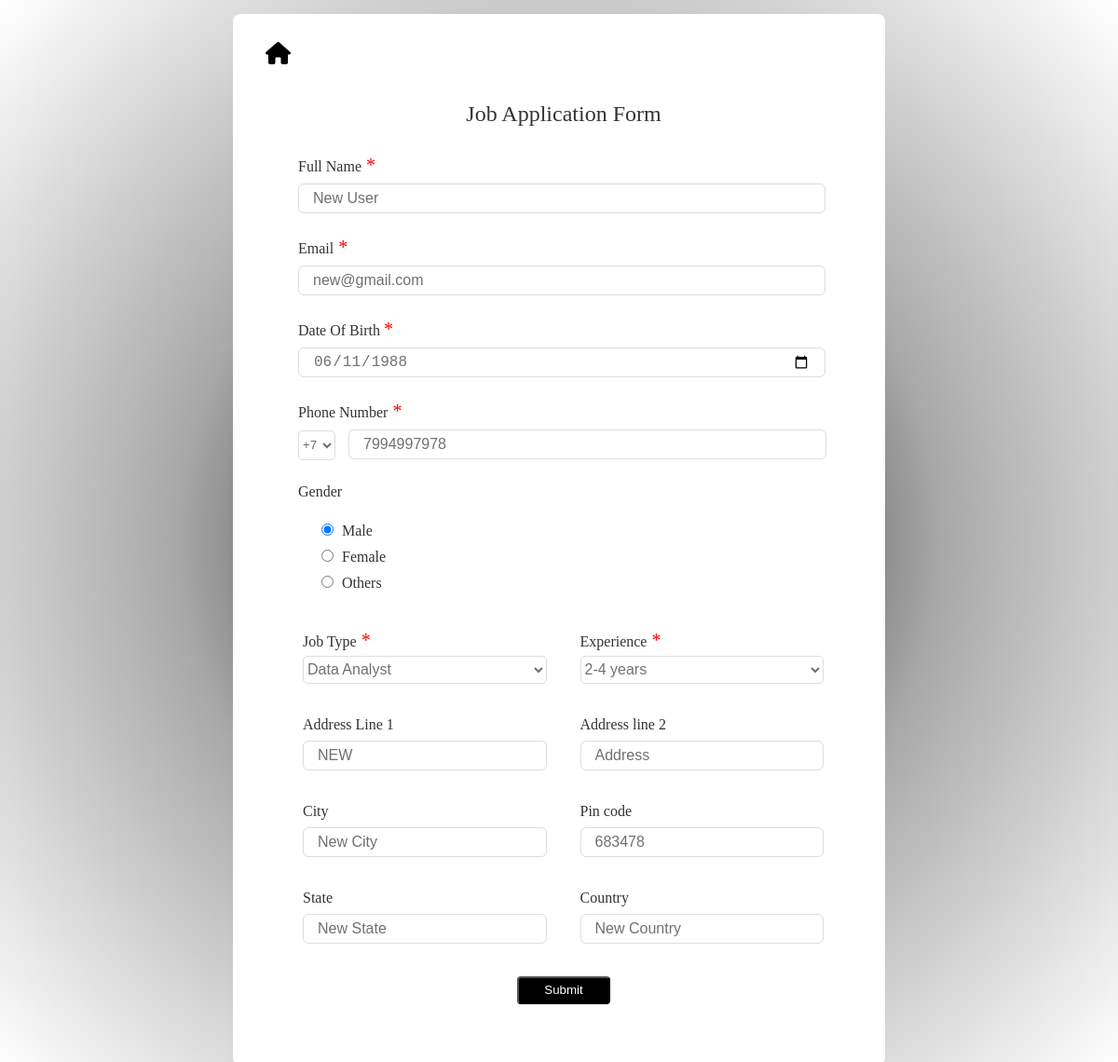
The app's page /jobapp/edit/15/ with its own data.
### jobapp/models.py (models this page shows, shortened)
class JobApplicationModel(models.Model):
    GENDER_CHOICES = [
        ('male', 'Male'),
        ('female', 'Female'),
        ('others', 'Others'),
    ]
    JOB_TYPE_CHOICES = [
        ('','please select an option'),
        ('Software Engineer', 'Software Engineer'),
        ('Teacher', 'Teacher'),
        ('Driver', 'Driver'),
        ('Data Analyst', 'Data Analyst'),
        ('Cloud Engineer', 'Cloud Engineer'),
    ]
    EXPERIENCE_CHOICES = [
        ('','please select an option'),
        ('0-1 years', '0-1 years'),
        ('1-2 years', '1-2 years'),
        ('2-4 years', '2-4 years'),
        ('4-5 years', '4-5 years'),
        ('5+ years', '5+ years'),
    ]
    COUNTRY_CODE_CHOICES = [
        ('+91', '+91'),
        ('+7', '+7'),
    ]
    fullname = models.CharField(max_length=100,validators=[validate_fullname])
    email = models.EmailField(max_length=100,validators=[validate_email])
    dob = models.DateField(validators=[validate_Dob])
    phonenumber = models.CharField(max_length=15,validators=[validate_phone_number])
    gender = models.CharField(max_length=10, choices=GENDER_CHOICES,default=None)
    job_type = models.CharField(max_length=50, choices=JOB_TYPE_CHOICES,validators=[validate_job_type])
    experience_type = models.CharField(max_length=20, choices=EXPERIENCE_CHOICES,default=None,validators=[validate_experience_type])
    address = models.CharField(max_length=100)
    address2 = models.CharField(max_length=100)
    city = models.CharField(max_length=50)
    pincode = models.CharField(max_length=10)
    state = models.CharField(max_length=50)
    country = models.CharField(max_length=50,blank=True, null=True)
    countrycode = models.CharField(max_length=3, choices=COUNTRY_CODE_CHOICES, default='+91', blank=True, null=True)

### jobapp/views.py (the view, shortened to what this page needs)
# urls.py: path('edit/<int:pk>/', views.JobUpdateView.as_view(), name='edit'),
class JobUpdateView(UpdateView):
    model = JobApplicationModel
    form_class = JobApplicationForm
    template_name = 'Edit.html'
    success_url = reverse_lazy('listing')

### jobapp/templates/Edit.html (shortened to what this page needs)
{% extends 'Base.html' %}
{% load static %}
{% block body %}
<link rel="stylesheet" href="https://cdnjs.cloudflare.com/ajax/libs/font-awesome/6.0.0/css/all.min.css">
<a href="{% url 'listing' %}">
    <i class="fas fa-home"></i>
</a>
<section class="container">
    <header>Job Application Form</header>
    <form action="" id="form" class="form" name="form" method="post" novalidate>
      <div class="input-box">
         <label class="required">Full Name</label>
          {{ form.fullname }}
     </div>
     <div class="input-box">
        <label class="required">Email</label>
          {{ form.email }}
     </div>
     <div class="input-box">
        <label class="required">Date Of Birth </label>
          {{ form.dob }}
     </div>
    <div class="input-box2">
       <label class="required">Phone Number</label><br>
         {{ form.countrycode }}
         {{ form.phonenumber }}
    </div>
    <div class="gender-box">
       <label>Gender</label>
       <div class="gender-option">
         <div class="gender">
           {{ form.gender }}
         </div>
       </div>
    </div>
    <div class="column">
       <div class="input-box">
         <label class="required">Job Type</label>
           {{ form.job_type }}
        </div>
       <div class="input-box">
         <label class="required">Experience</label>
           {{ form.experience_type }}
        </div>
       </div>
       <div class="column">
        <div class="input-box">
         <label>Address Line 1</label>
          {{ form.address }}
         </div>
          <div class="input-box">
          <label>Address line 2</label>
          {{ form.address2 }}
         </div>
         </div>
        <div class="column">
           <div class="input-box">
               <label>City </label>
                 {{ form.city }}
            </div>
           <div class="input-box">
               <label>Pin code</label>
                 {{ form.pincode }}
          </div>
        </div>
       <div class="column">
          <div class="input-box">
            <label>State</label>
             {{ form.state }}
          </div>
         <div class="input-box">
           <label>Country</label>
           {{ form.country }}
          </div>
       </div>
   <div class="submission">
      <button type="submit" id="submit" value="submit">Submit</button>
   </div>
  </form>
</section>
{% endblock body %}

### jobapp/static/css/form.css (style rules this page uses)
* { margin:5px; padding:0; box-sizing: border-box; }
body { min-height: 100vh; display: flex; align-items: center; justify-content: center; background-image: radial-gradient(circle, black 0%, darkgray 50%, white 100%); }
.container { position: relative; max-width: 700px; width:100%; background:#fff; padding:25px; border-radius: 8px; }
.container header { font-size: 1.5rem; color:#333; font-weight: 500; text-align: center; }
.container .form { margin-top:30px; }
.form .input-box { width: 100%; margin-top: 20px; }
.input-box label { color:#333; }
.form .input-box input { position:relative; height: 30px; width:96%; outline:none; font-size:1rem; color: #707070; margin-top: 8px; border:1px solid #ddd; border-radius: 6px; padding:15px; }
.form .input-box select { position: relative; height: 30px; width: 96%; color: #707070; outline: none; border-radius: 5px; border:1px solid #ddd; background-color: white; font-size: 1rem; }
.form .column { display:flex; gap: 15px; }
.form :where(.gender-option, .gender) { display: flex; align-items: center; }
.form :where(.gender input, .gender label) { cursor:pointer; }
.gender-box { color:#333; margin-top: 20px; }
button { background-color: black; height: 30px; width:100px; border-radius: 4px; margin-top:20px; color:hsl(0, 100%, 100%); }
.submission { display:flex; align-items: center; justify-content: center; }
.form .input-box2 { width:100%; margin-top: 20px; }
.input-box2 label { color:#333; }
form .input-box2 input { position:relative; height: 30px; width:87%; outline:none; font-size:1rem; color: #707070; margin-top: 8px; border:1px solid #ddd; border-radius: 6px; padding:15px; }
form .input-box2 select { position: relative; border-radius: 5px; height: 32px; border-color:#ddd ; background-color: white; color: #707070; }
form .input-box2 select option { color: #707070; }
a i.fas.fa-home { color: black; font-size: 24px; margin-right: 5px; }
a { color: black; text-decoration: none; }
.required::after { content: " *"; color: red; font-size: 20px; }
.countrycode { width: 40px; }

### records on screen
JobApplicationModel: fullname "New User", email "new@gmail.com", dob "06/11/1988", countrycode "+7", phonenumber "7994997978", gender "☑ Male ☐ Female ☐ Others", job_type "Data Analyst", experience_type "2-4 years", address "NEW", address2 "Address", city "New City", pincode "683478", state "New State", country "New Country"
